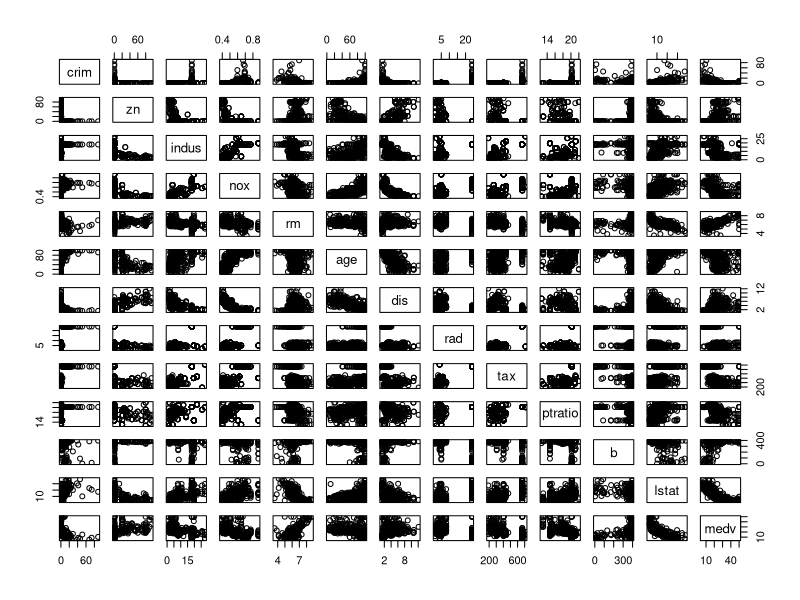
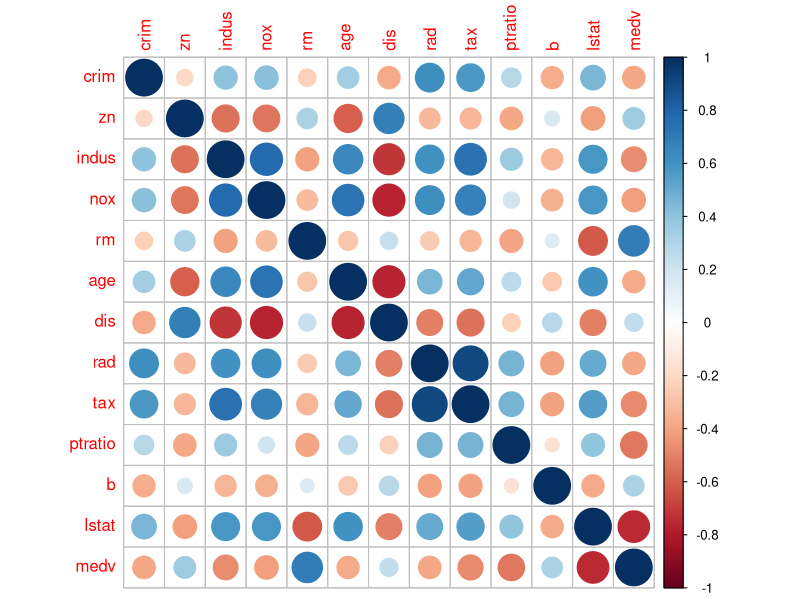
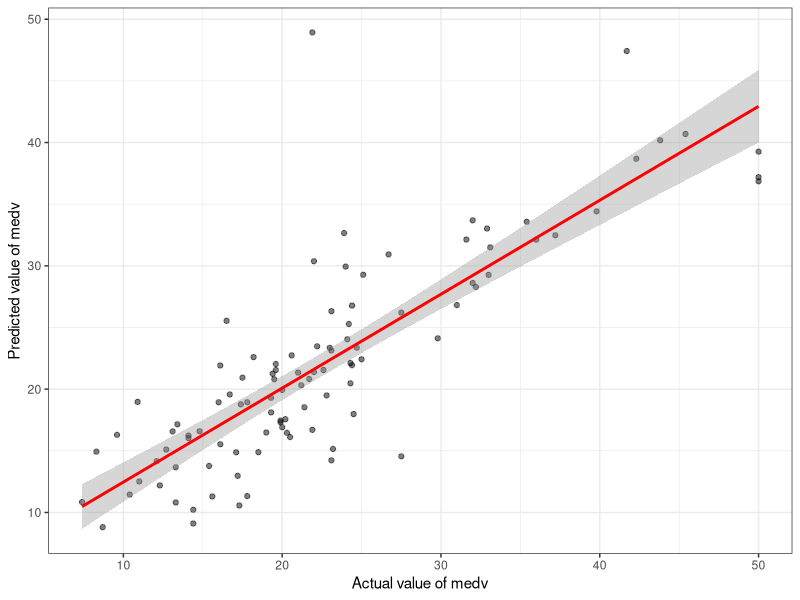

The R script that drew these images, in order:
#ml bench has some neat datasets you can use for such demo stuff
library(mlbench)
library(dplyr)
library(ggplot2)
#for pairplots
library(corrplot)


set.seed(123)
data(BostonHousing)
summary(BostonHousing)


train <- BostonHousing %>% dplyr::sample_frac(.8)
test  <- dplyr::anti_join(BostonHousing, train)


pairs(train[,-4])
M <- cor(train[,-4])
corrplot(M, method = "circle")

model=lm("medv~lstat+age+rm*lstat+chas -1",data=train[c(-369,-372,-373),])
summary(model)
#plot(model)

test$medv_pred=predict(model,test)
rmse<-sqrt(mean((test$medv - test$medv_pred)^2))
mape<-mean(abs((test$medv-test$medv_pred)/test$medv))
print(mape)

p <-test %>% ggplot(aes(medv,medv_pred)) +
  geom_point(alpha=0.5) + stat_smooth(method="lm",col="red") +
  xlab('Actual value of medv') +ylab('Predicted value of medv')+theme_bw()

p